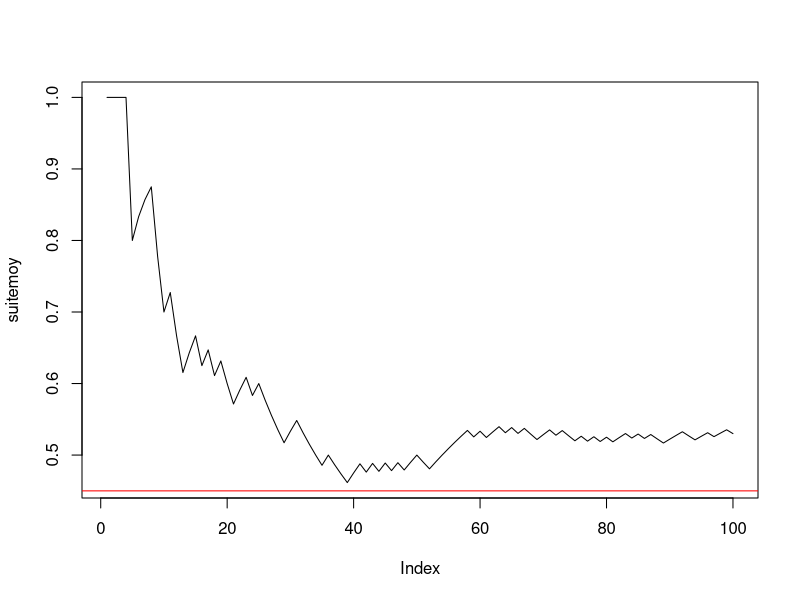
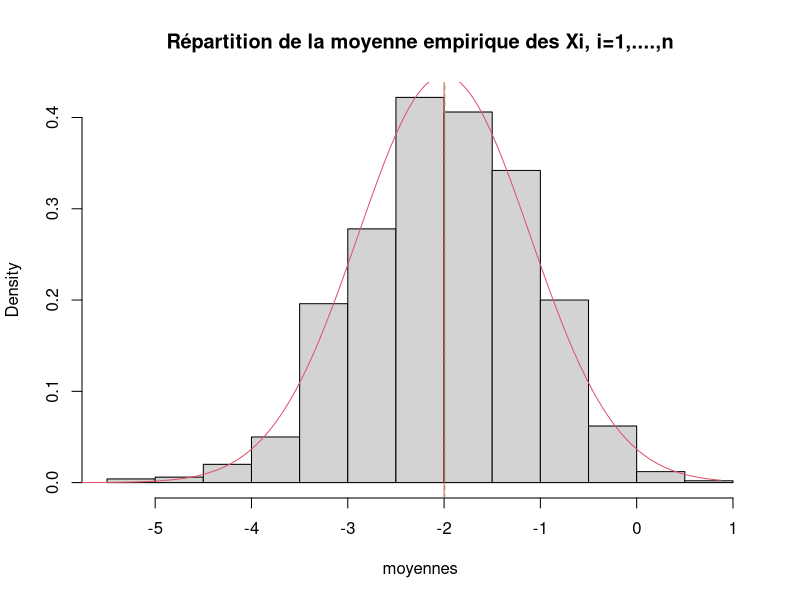
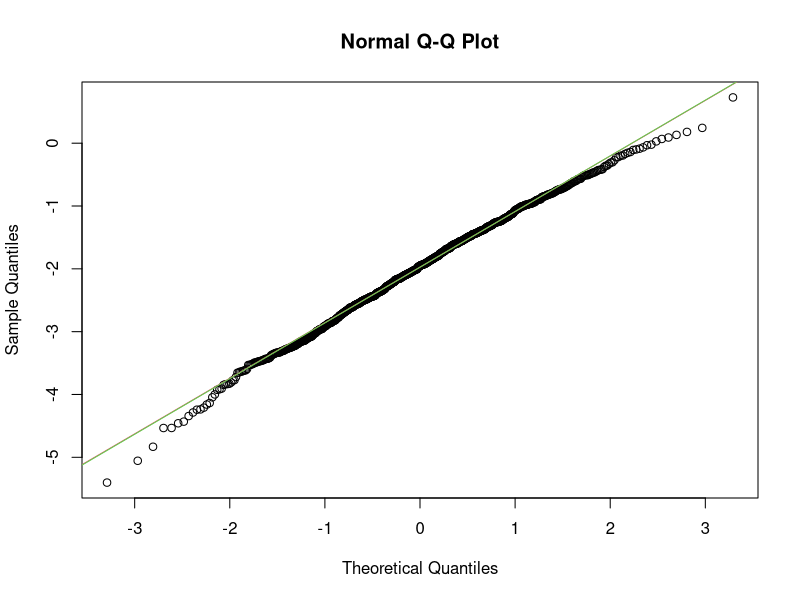
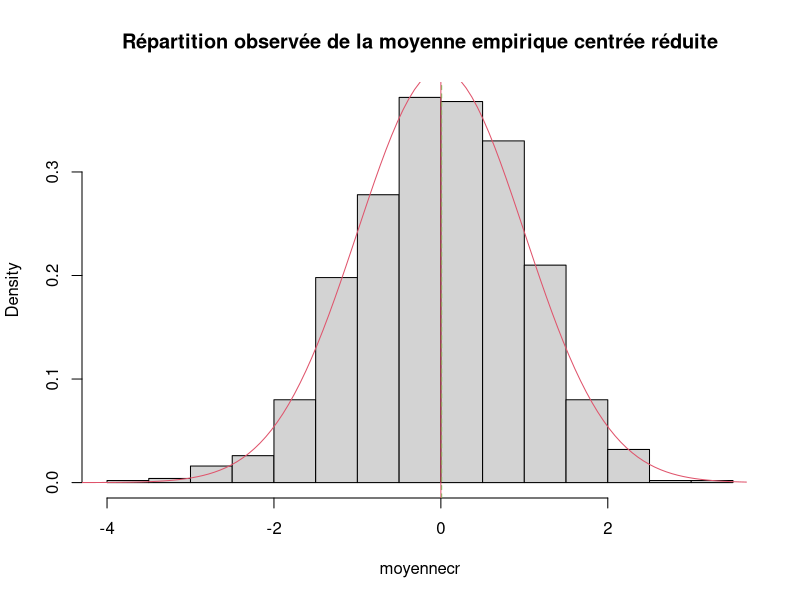
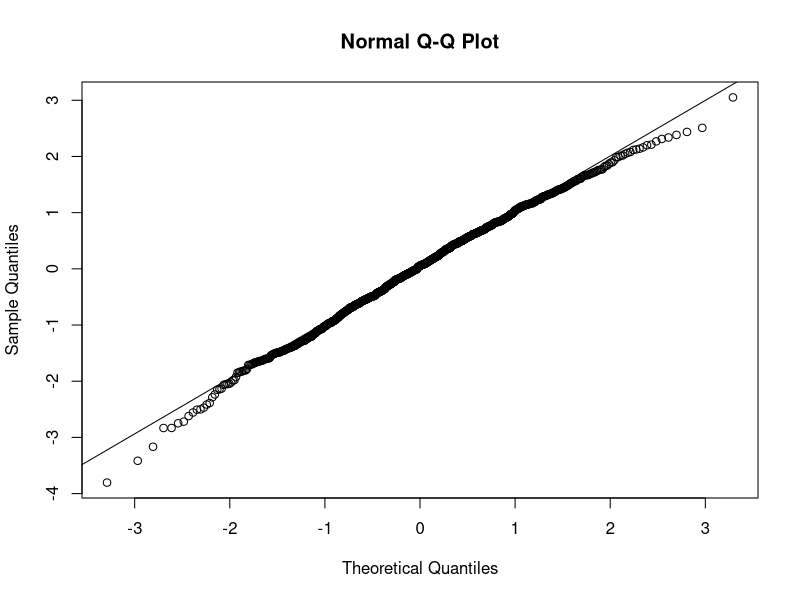
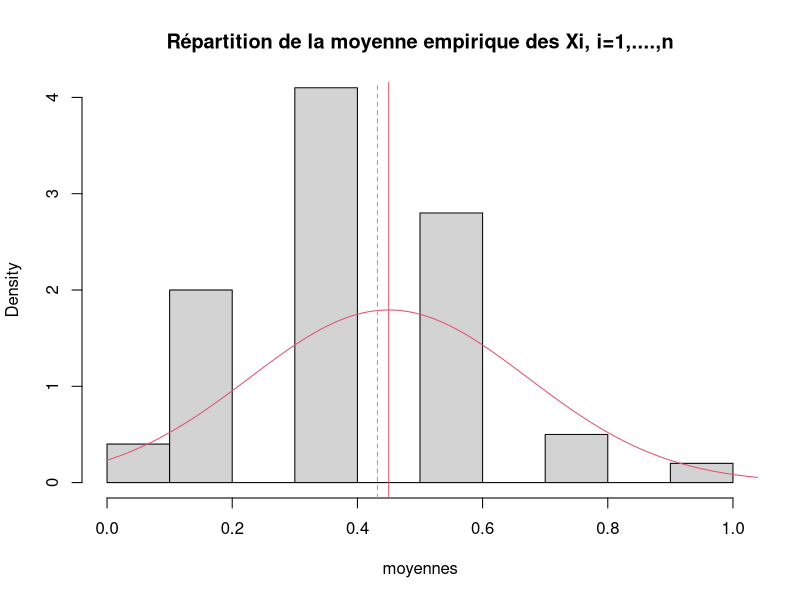
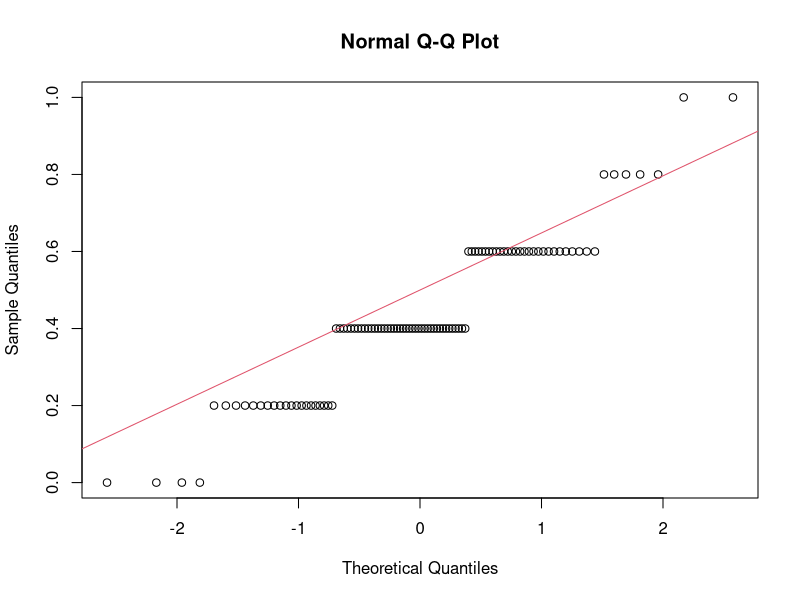
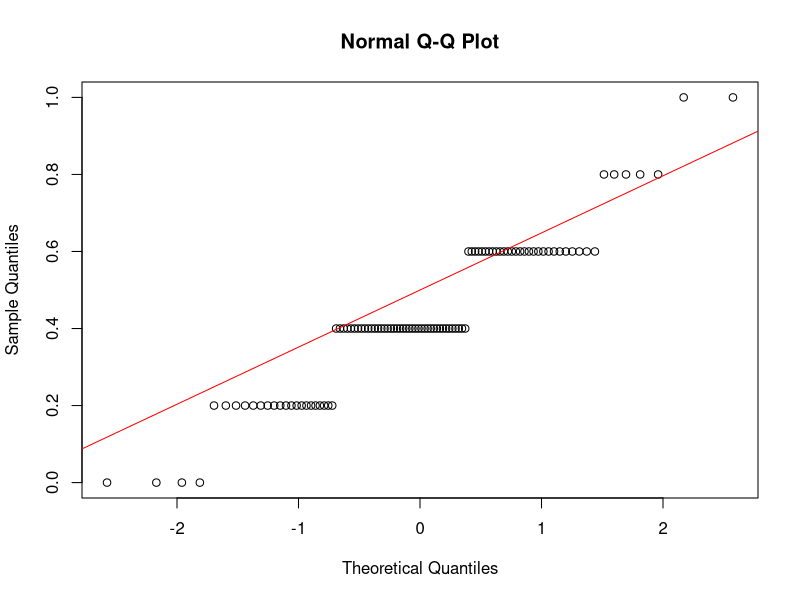

These charts were generated, in order, by the following R code:

# Question 1
n <- 100
p <- 0.45
x <- rbinom(n, 1, p)
# 
cumsum(x)
taille <- 1:n
suitemoy <- cumsum(x) / taille
#--------question 3------------
plot(suitemoy, type = "l")
abline(h = p, col = "red")


#------------Exercice 3------------------------

#---------question 1--------------------------
mu <- -2
sigma <- 2
n <- 5
x <- rnorm(n, mu, sigma)
moyx <- mean(x)

#---------question 2--------------------------
y <- rnorm(n, mu, sigma)
moyy <- mean(y)
rbind(x, y) -> M
rowMeans(M)

#---------question 3--------------------------
N <- 1000
Mdata <- matrix(rnorm(n * N, mu, sigma), ncol = n, byrow = T)
dim(Mdata)


#---------question 4--------------------------
rowMeans(Mdata) -> moyennes
apply(Mdata, MARGIN = 1, mean)

#---------question 5--------------------------
mean(moyennes)
sd(moyennes) * sqrt((length(moyennes) - 1) / length(moyennes))
sd(moyennes)

#---------question 6--------------------------
hist(moyennes, prob = T, main = "Répartition de la moyenne empirique des Xi, i=1,....,n") # la répartition observée de Xbar_n
(abs <- seq(1.2 * min(moyennes), 1.2 * max(moyennes), (max(moyennes) - min(moyennes)) / 100))
points(abs, dnorm(abs, mu, sigma / sqrt(n)), col = 2, type = "l")
abline(v = mean(moyennes), col = 3, lty = "dashed") # moyenne de l'échantillon
abline(v = mu, col = 2) # moyenne théorique mu de la loi de Xbar
# belle adéquation de l'échantillon à la normale, que l'on peut verifier avec dte de Henry
qqnorm(moyennes) # les points sont presque alignés la loi de Xbar_n est donc bien normale
qqline(moyennes, col = 2) # autour de la droite rouge qui passe par les deux points
# (1er quartile theo de la centrée réduite,1er quartile empirique) et
# (3ieme quartile theo de la centrée réduite,3ieme quartile empirique)
# mean(echantillon) et écart-type empirique sd(échantillon)*sqrt((n-1)/n). e
# En effet si on ajoute la droite passant par ces deux points elle se confond
# avec qqline. droite de Henry

(x1 <- qnorm(0.25))
(x2 <- qnorm(0.75))
(y1 <- quantile(moyennes, 0.25, type = 1))
(y2 <- quantile(moyennes, 0.75, type = 1))
abline(y1 - (y2 - y1) * x1 / (x2 - x1), (y2 - y1) / (x2 - x1), col = 3) # droite de Henry

#----------question 7-------------------------
moyennecr <- sqrt(n) * (moyennes - mu) / sigma
hist(moyennecr, prob = T, main = "Répartition observée de la moyenne empirique centrée réduite")
(abscr <- seq(1.2 * min(moyennecr), 1.2 * max(moyennecr), (max(moyennecr) - min(moyennecr)) / 100))
points(abscr, dnorm(abscr), col = 2, type = "l")
abline(v = mean(moyennecr), col = 3, lty = "dashed") # moyenne empirique de l'échantillon
abline(v = 0, col = 2) # moyenne théorique  de la loi normale centrée réduite

qqnorm(moyennecr)
qqline(moyennecr) # droite de Henry

#-----------question 8------------
n <- 50
# puis réexecuter les lignes 67 à 107 : la loi reste gaussienne mais
# l'écart-type de Xbarn est plus petit avec n=50 qu'avec n=2
sd(moyennes)
sigma / sqrt(n)

n <- 2
# puis réexecuter les lignes 67 à 107 : LA LOI EST TOUJOURS GAUSSIENNE MEME AVEC n PETIT
# C'EST UNE PROPRIETES CARACTÉRISTIQUE DE LA LOI NORMALE MAIS QUI NE S'APPLIQUE PAS AUX AUTRES
# LOIS COMME PAR EX A LA BERNOULLI ==> VOIR EXO SUIVANT
sd(moyennes)
# l'écart type empirique est EN REVANCHE plus faible avec n=2 qu'avec n=50 :
# normal il estime sigma/sqrt(n) or :
sigma / sqrt(n)

#####################################################################################
# CE QU'IL FAUT RETENIR DE CET EXERCICE : LA LOI DE XBAR EST GAUSSIENNE SI L'ÉCHANTILLON EST
# GAUSSIEN ET DE TAILLE QUELCONQUE n. LE RESULTAT DU THEOREME CENTRAL LIMITE EST VRAI DANS CE CAS
# POUR TOUT n ET PAS SEULEMENT POUR n GRAND
###################################################################################

###################################################
#------------Exercice 4------------------------
###################################################

#---------question 1--------------------------
p <- 0.45
n <- 5
N <- 100
rm(Mdata) # efface l'objet précedemment créé Mdata

Mdata <- matrix(rbinom(n * N, 1, p), ncol = n, byrow = T) # N échantillons de taille n disposés en lignes
dim(Mdata) # dimension de la matrice N lignes et n colonnes

(rowMeans(Mdata) -> moyennes) # calcule les moyennes pour les N, n-échantillons tirés.


mean(moyennes) # moyenne empirique des N réalisations de Xbar_n
sd(moyennes) * sqrt((length(moyennes) - 1) / length(moyennes)) # ecart-type empirique
sd(moyennes) # écart-type estimé sans biais = ecart-type empirique corrigé

#---------histogramme de xbar_n--------------------------
hist(moyennes, prob = T, ylim = c(0, max(dnorm(p, p, sqrt(p * (1 - p) / n)), 4)), main = "Répartition de la moyenne empirique des Xi, i=1,....,n") # la répartition observée de Xbar_n
(abs <- seq(.8 * min(moyennes), 1.2 * max(moyennes), (max(moyennes) - min(moyennes)) / 100))
points(abs, dnorm(abs, p, sqrt(p * (1 - p) / n)), col = 2, type = "l")
abline(v = mean(moyennes), col = 3, lty = "dashed") # moyenne de l'échantillon
abline(v = p, col = 2) # moyenne théorique mu de la loi de Xbar
qqnorm(moyennes) # vraiment pas gaussien !
qqline(moyennes, col = 2)
# AUCUNE ADEQUATION  de l'échantillon à la normale CAR n EST TROP PETIT ET LE TCL N'EST
# PAS VERIFIE. ON REFAIT LA SIMUL AVEC n=200 :

n <- 200
# puis réeéxuter les lignes 142 à 161

# EUREKA CA MARCHE BEAUCOUP MIEUX ET ON A BIEN UNE REPARTITION GAUSSIENNE CAR n EST SUFFISAMMENT GRAND POUR
# QUE LE TCL SOIT VERIFIE !
######################################

qqnorm(moyennes)
qqline(moyennes, col = "red")

# Si on augmente N on améliore l'estimation de la densité de Xbarn par l'histogramme
# des N réalisations de Xbarn mais si n est petit on n'observe pas un histogramme
# ressemblant à une gaussienne puisque le TCL ne s'applique que si n est assez grand.
# Essayer avec
N <- 1000
n <- 4
# puis lignes 142 à 159.
N <- 1000
n <- 100
# puis lignes 142 à 159.
